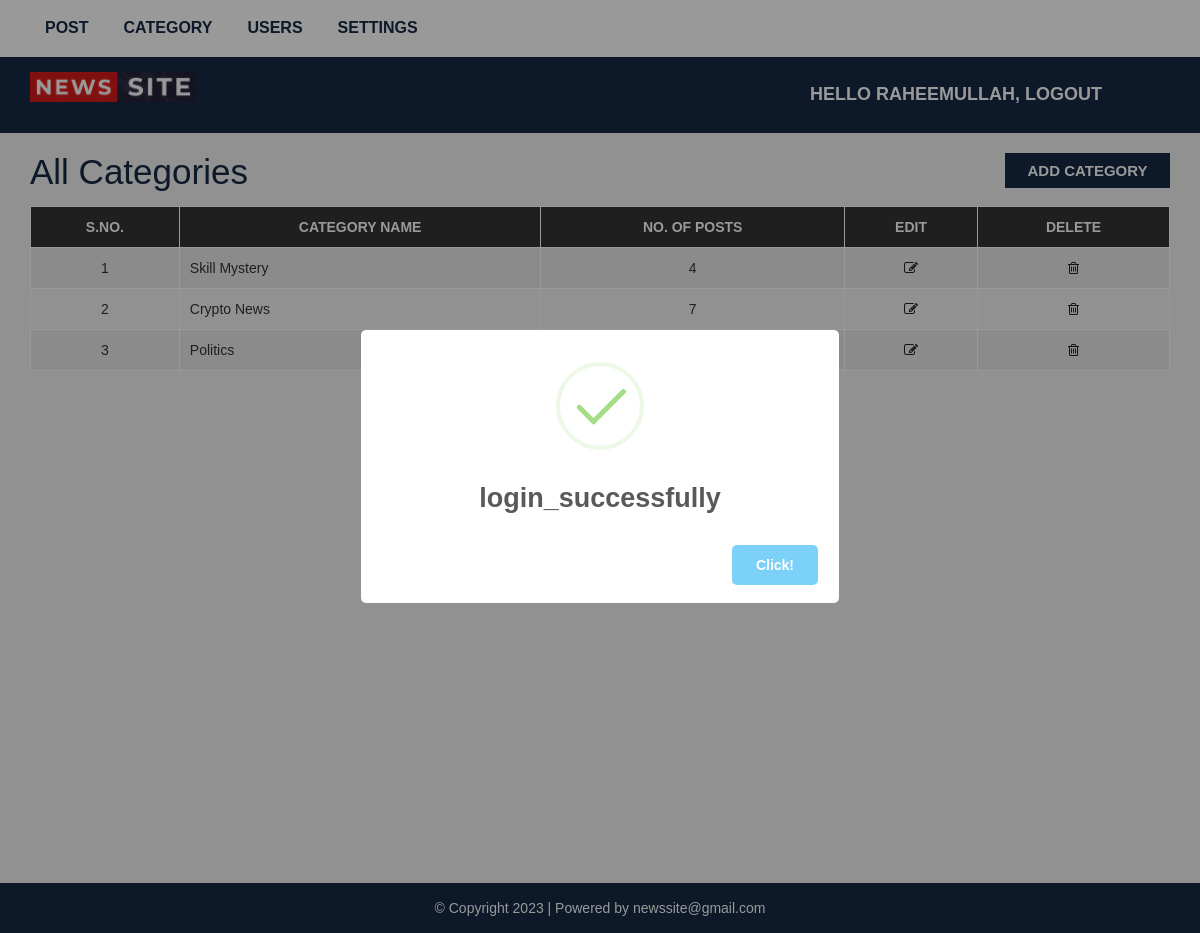
Screenshot of /admin/category.php (signed in) with the database file from the repository.
### tables this page shows
CREATE TABLE `category` (
  `category_id` int(11) NOT NULL,
  `category_name` varchar(100) NOT NULL,
  `post` int(11) NOT NULL DEFAULT 0
);

### admin/category.php (the view, shortened to what this page needs)
<?php include "header.php"; ?>
<div id="admin-content">
    <div class="container">
        <div class="row">
            <div class="col-md-10">
                <h1 class="admin-heading">All Categories</h1>
            </div>
            <div class="col-md-2">
                <a class="add-new" href="add-category.php">add category</a>
            </div>
            <div class="col-md-12">
              <?php
                include 'config.php';
                  $limit = 3;
                  if(isset($_GET["page"])){
                      $page = $_GET["page"];
                  }
                  else{
                      $page = 1;
                  };
                  $offset = ($page-1)* $limit;
              $sql = "SELECT * FROM  category ORDER BY category_id DESC Limit $offset,$limit";
              $result = mysqli_query($conn, $sql);
              if (mysqli_num_rows($result) > 0) {
                  $table = '<table class="content-table">';
                  $table .= '<thead>
                                  <th>S.No.</th>
                                  <th>Category Name</th>
                                  <th>No. of Posts</th>
                                  <th>Edit</th>
                                  <th>Delete</th>
                              </thead>
                              <tbody>';
                    $serial = $offset + 1;
                  while($row = mysqli_fetch_assoc($result)) {
                    $table .= "<tr>
                            <td class='id'>{$serial}</td>
                            <td>{$row["category_name"]}</td>
                            <td>{$row["post"]}</td>
                            <td class='edit'><a href='update-category.php?id={$row['category_id']}' ><i class='fa fa-edit'></i></a></td>
                            <td class='delete'><a href='delete-category.php?id={$row['category_id']}'><i class='fa fa-trash-o'></i></a></td>
                        </tr>";
                        $serial++;
                  }
                  $table .= '</tbody></table>';
                  echo $table;
              } else {
                  echo "<h3>No Results Found.</h3>";
              }
              $sql1 = "SELECT COUNT(category_id) FROM category";
              $result_1 = mysqli_query($conn,$sql1);
              $row_db = mysqli_fetch_row($result_1);
              $total_record = $row_db[0];
              $total_page = ( $total_record / $limit);
              echo  "<ul class='pagination admin-pagination'>";
                  if($total_record > $limit){
                      for ($i=1; $i<=$total_page ; $i++) {
                          if($i == $page){
                              $cls ='btn-primary active';
                          }else{
                              $cls ='btn-primary';
                          }
                          echo"<li><a href='category.php?page=".$i."' class='{$cls}'>$i</a></li>";
                      }
                  }
                  if($total_page>$page){
                      echo"<li> <a href='category.php?page=".($page+1)."'>Next</a></li>";
                  }
              echo "</ul>";
              ?>
            </div>
        </div>
    </div>
</div>
<?php include "footer.php"; ?>

### css/style.css (style rules this page uses)
body { background: #f1f1f1; font-family: sans-serif,arial,Helvetica; }
a, a:hover, a:focus { text-decoration: none; outline: none; }
ul { margin:0; padding:0; list-style:none; }
#admin-content { padding: 20px 0; min-height: 750px; }
#admin-content .admin-heading { font-size: 35px; margin: 0 0 15px; color: #152844; }
#admin-content .add-new { color: #fff; background-color: #152844; font-size: 15px; font-weight: 600; text-align: center; text-transform: uppercase; padding: 7px 10px; display: block; transition: all 0.3s; }
#admin-content .content-table { border: 1px solid #000; width: 100%; margin: 0 0 20px; }
#admin-content .content-table thead { color: #fff; background-color: #333; transition: 0.3s; }
#admin-content .content-table th { padding: 10px; border: 1px solid #fff; font-weight: 600; text-align: center; text-transform: uppercase; }
#admin-content .content-table tbody { color: #333; }
#admin-content .content-table tbody tr { background-color: #e7e7e7; }
#admin-content .content-table tbody tr:nth-child(even) { background-color: transparent; }
#admin-content .content-table tbody td { padding: 10px; border: 1px solid #fff; text-align: center; }
#admin-content .content-table tbody td:nth-child(2) { text-align: left; }
#admin-content .admin-pagination { margin: 0; }
#admin-content .admin-pagination li a { display: block; }
.id, .edit, .delete { text-align:center; }
.pagination { display: block; text-align: center; margin: 0; }
.pagination li { display:inline-block; margin: 0 5px 0 0; }
.pagination li a { border: none; background: #1e90ff; color: #fff; }
i.fa { color:#222; }

### rows the page displays
category: category_name "Skill Mystery", post "4"
category: category_name "Crypto News", post "7"
category: category_name "Politics"

### other values shown
$_SESSION["username"] "RAHEEMULLAH"
